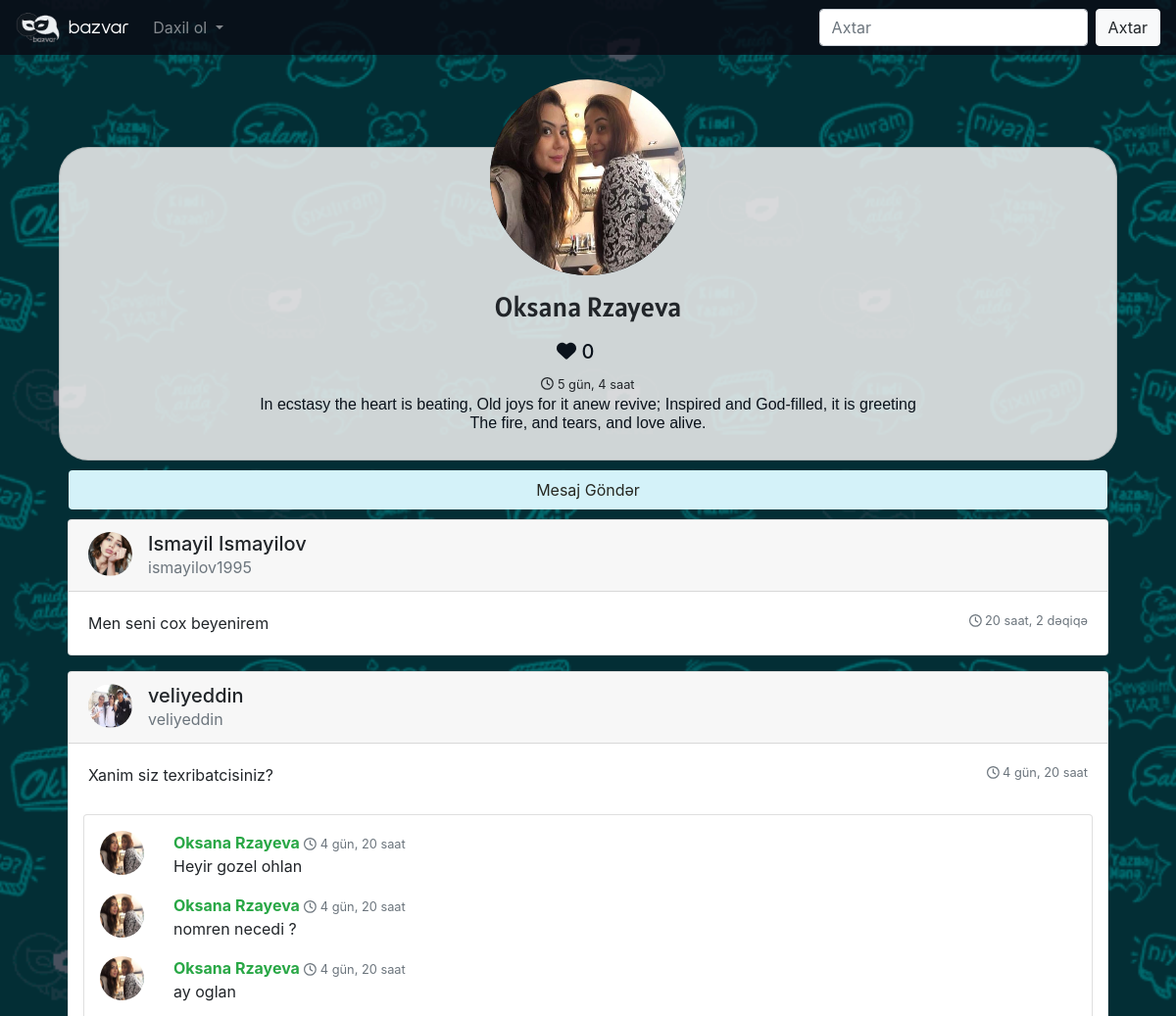
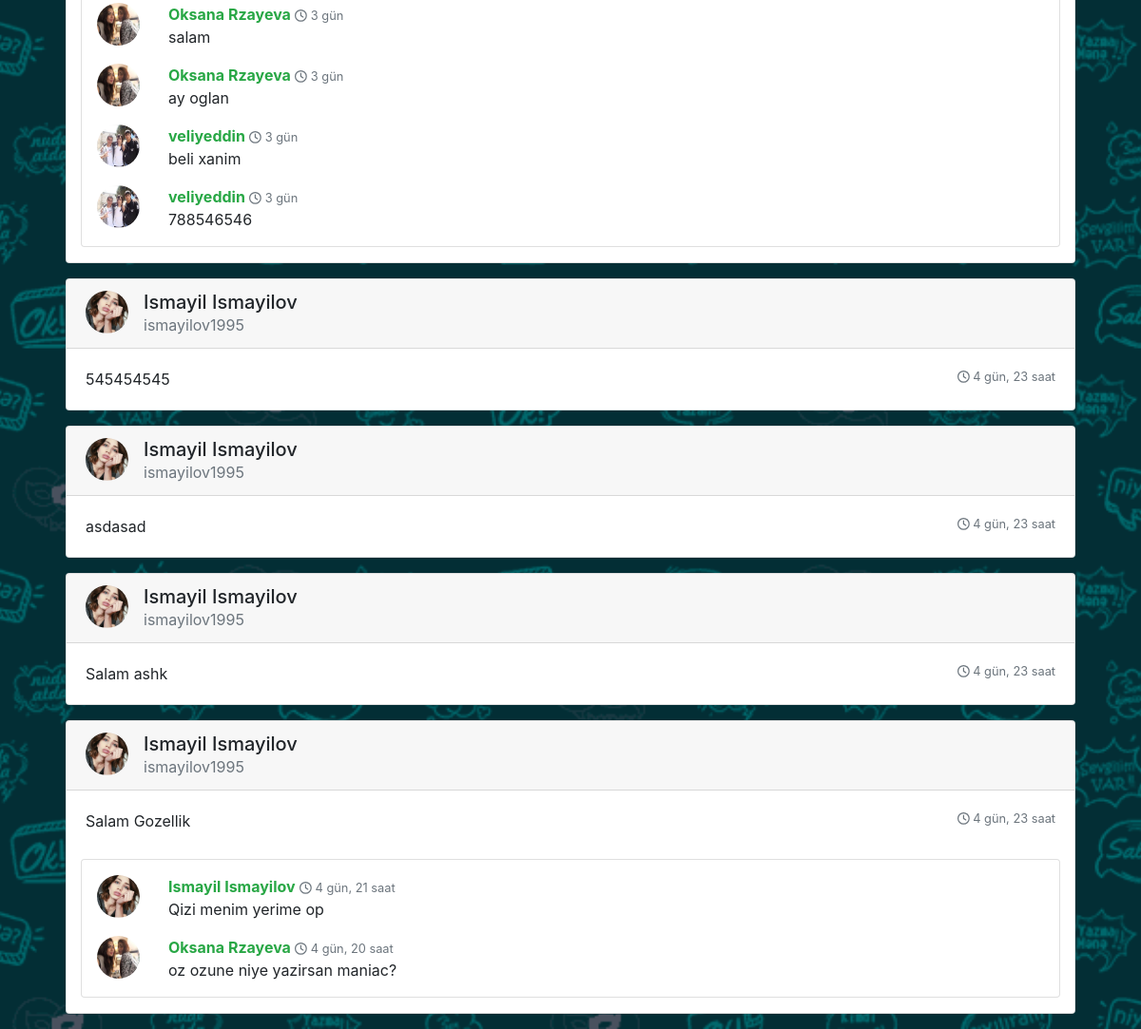
Page /medina/ on the committed database (2 pictures, top to bottom).
### user/models.py (models this page shows, shortened)
class UserProfile(models.Model):
    SEX_FIELD = ((None, "Cinsiyyet"), ("male", "Kisi"), ("female", "Qadin"))
    user = models.OneToOneField(User, blank=False, on_delete=models.CASCADE)
    bio = models.TextField(max_length=200, verbose_name="Haqqimda", blank=True)
    profile_photo = models.ImageField(blank=True, default="default/default-profile.png", upload_to=upload_to,
                                      verbose_name="Profil shekili")
    sex = models.CharField(choices=SEX_FIELD, blank=True, max_length=6, verbose_name="Cinsiyyet")
    def get_name_for_screen(self):
        user = self.user
        if user.get_full_name():
            return user.get_full_name()
        return user.username
    def get_userprofile_photo(self):
        if self.profile_photo:
            return self.profile_photo.url
        return '/media/default/default-profile.png'

### message/models.py (models this page shows, shortened)
class MessageNew(models.Model):
    receiver = models.ForeignKey(User, null=True, related_name="reciver_n", on_delete=models.CASCADE)
    sender = models.ForeignKey(User, null=True, related_name="sender_n", on_delete=models.CASCADE)
    content = models.TextField(max_length=500, verbose_name="Mesaj")
    message_date = models.DateTimeField(auto_now_add=True, null=True)
    is_secret = models.BooleanField(default=False)
    has_child = models.BooleanField(default=False)
    content_type = models.ForeignKey(ContentType, on_delete=models.CASCADE)
    object_id = models.PositiveIntegerField()
    content_object = GenericForeignKey('content_type', 'object_id')
    class Meta:
        verbose_name_plural = "Mesajlar New"
        ordering = ["-id"]
    def get_reply_messages(self):
        if self.has_child:
            content_type = ContentType.objects.get_for_model(self.__class__)
            all_reply_messages = MessageNew.objects.filter(content_type=content_type, object_id=self.pk).order_by("pk")
            return all_reply_messages
        return None

### user/views.py (the view)
# urls.py: path('<str:username>/', userprofile, name='userprofile'),
def userprofile(request, username):
    on_profile_user = get_object_or_404(User, username=username)
    if on_profile_user == get_object_or_404(User, pk=14):
        return HttpResponseRedirect(reverse("welcome"))
    if on_profile_user:
        content_type = ContentType.objects.get_for_model(on_profile_user.__class__)
        all_message = MessageNew.objects.filter(content_type=content_type, object_id=on_profile_user.pk)
        user_likes = MessageLike.objects.filter(message__sender=on_profile_user).count()
        context = {"on_profile_user": on_profile_user, "page": "messages", "message": all_message,
                   "user_like": user_likes}
        return render(request, 'main-templates/user/include/messages.html', context)
    return HttpResponseRedirect(reverse("welcome"))

### templates/main-templates/user/include/messages.html (shortened to what this page needs)
{% extends 'main-templates/user/user-profile-base.html' %}
{% block bottom_div %}
    {% for msg in message %}
        <div class="col-12 gedf-main">
            {% if not msg.is_secret %}
                {% include 'main-templates/user/include/single-message-view.html' %}
            {% elif request.user == msg.sender or request.user == msg.receiver %}
                {% include 'main-templates/user/include/single-message-view.html' %}
            {% endif %}
        </div>
    {% endfor %}
{% endblock %}

### templates/main-templates/user/include/user-profile.html
<div class="card wrap">
    <div class="card-body">
        <div class="row text-center justify-content-center">
            <div class="col-lg-8 col-sm-10">
                <img src="{{ on_profile_user.userprofile.get_userprofile_photo }}"
                     class="rounded-circle img-responsive blockico user-profile-img" alt="Profil Img">
                <h3 class="m-3" style="font-family: g-font,sans-serif">{{ on_profile_user.userprofile.get_name_for_screen }}</h3>
                <h5 class="my-color"><i class="fas fa-heart"></i> {{ user_like }} &emsp;</h5>
                <small><i class="far fa-clock"></i> {{ on_profile_user.date_joined|timesince }}</small><br>
                <h6 class="my-color" style="font-family: g-perma, sans-serif">{{ on_profile_user.userprofile.bio }}</h6>
            </div>
        </div>
    </div>
</div>

### templates/main-templates/user/include/single-message-view.html (shortened to what this page needs)
{% load like_system %}
<div class="card gedf-card mb-3" id="single-msg-div">
    <div class="card-header">
        <div class="row">
            <div class="d-flex col">
                <div class="mr-2">
                    <img class="rounded-circle" width="45" height="45"
                         src="{{ msg.sender.userprofile.get_userprofile_photo }}"
                         alt="">
                </div>
                <div class="ml-2">
                    <div class="h5 m-0">{{ msg.sender.userprofile.get_name_for_screen }}</div>
                    <div class="h7 text-muted">{{ msg.sender }}</div>
                </div>
            </div>
            <div class="hide-status-div col-auto">
            </div>
            <div class="col-auto">
            </div>
        </div>
    </div>
    <div class="card-body">
        <small class="text-muted float-right"><i class="far fa-clock"></i> {{ msg.message_date|timesince }}</small>
        <p class="card-text">
            {{ msg.content }}
        </p>
    </div>
    <div class="col-12" id="reply-messages-div">
        {% if msg.has_child %}
            {% include 'main-templates/user/include/single-reply-view.html' %}
        {% endif %}
    </div>
</div>

### templates/main-templates/user/include/single-reply-view.html
<div class="row justify-content-center">
    <ul class="col-12 media-list" id="single-ul-submessage">
        <li class="card mt-2 pt-3">
            {% for msg in msg.get_reply_messages %}
                <div class="pl-3">
                    <div class="row">
                        <div class="col-auto">
                            <a href="#" class="pull-left"> <img class="rounded-circle"
                                                                style="height: 45px; width: 45px;"
                                                                src="{{ msg.sender.userprofile.get_userprofile_photo }}"
                                                                alt="">
                            </a>
                        </div>
                        <div class="col">
           <span class="text-muted">
            <strong class="text-success">{{ msg.sender.userprofile.get_name_for_screen }}</strong>
            <small class="text-muted"><i class="far fa-clock"></i> {{ msg.message_date|timesince }}</small>
            </span>
                            <p>{{ msg.content }}</p>
                        </div>
                    </div>
                </div>
            {% endfor %}
        </li>
    </ul>
</div>

### static/general/base.css (style rules this page uses)
html { background: url("/media/default/main-bg.png") no-repeat center center fixed; -webkit-background-size: cover; -moz-background-size: cover; -o-background-size: cover; background-size: cover; }
body { background-color: transparent !important; }
@media (min-width: 992px) { .gedf-main { padding-left: 1.5rem; padding-right: 1.5rem; } }
@media (min-width: 992px) { .gedf-card { margin-bottom: 1.5rem; } }
.user-profile-img { height: 200px; width: 200px; }
.my-color { color: rgb(10, 18, 27); }
.wrap { border-radius: 30px; background-color: rgba(238, 238, 238, 0.87); }
.blockico { background: #0a121b; margin-top: -90px; }
a { color: #0a121b; }

### rows in the picture
MessageNew: sender.userprofile.get_userprofile_photo (picture), sender.userprofile.get_name_for_screen "Ismayil Ismayilov", sender "ismayilov1995", message_date "20 saat, 2 dəqiqə", content "Men seni cox beyenirem"
MessageNew: sender.userprofile.get_userprofile_photo (picture), sender.userprofile.get_name_for_screen "veliyeddin", sender "veliyeddin", message_date "4 gün, 20 saat", content "Xanim siz texribatcisiniz?"
MessageNew: sender.userprofile.get_userprofile_photo (picture), sender.userprofile.get_name_for_screen "Oksana Rzayeva", message_date "4 gün, 20 saat", content "Heyir gozel ohlan"
MessageNew: sender.userprofile.get_userprofile_photo (picture), sender.userprofile.get_name_for_screen "Oksana Rzayeva", message_date "4 gün, 20 saat", content "nomren necedi ?"
MessageNew: sender.userprofile.get_userprofile_photo (picture), sender.userprofile.get_name_for_screen "Oksana Rzayeva", message_date "4 gün, 20 saat", content "ay oglan"
MessageNew: sender.userprofile.get_userprofile_photo (picture), sender.userprofile.get_name_for_screen "Oksana Rzayeva", message_date "3 gün", content "salam"
MessageNew: sender.userprofile.get_userprofile_photo (picture), sender.userprofile.get_name_for_screen "Oksana Rzayeva", message_date "3 gün", content "ay oglan"
MessageNew: sender.userprofile.get_userprofile_photo (picture), sender.userprofile.get_name_for_screen "veliyeddin", message_date "3 gün", content "beli xanim"
MessageNew: sender.userprofile.get_userprofile_photo (picture), sender.userprofile.get_name_for_screen "veliyeddin", message_date "3 gün", content "788546546"
MessageNew: sender.userprofile.get_userprofile_photo (picture), sender.userprofile.get_name_for_screen "Ismayil Ismayilov", sender "ismayilov1995", message_date "4 gün, 23 saat", content "545454545"
MessageNew: sender.userprofile.get_userprofile_photo (picture), sender.userprofile.get_name_for_screen "Ismayil Ismayilov", sender "ismayilov1995", message_date "4 gün, 23 saat", content "asdasad"
MessageNew: sender.userprofile.get_userprofile_photo (picture), sender.userprofile.get_name_for_screen "Ismayil Ismayilov", sender "ismayilov1995", message_date "4 gün, 23 saat", content "Salam ashk"
MessageNew: sender.userprofile.get_userprofile_photo (picture), sender.userprofile.get_name_for_screen "Ismayil Ismayilov", sender "ismayilov1995", message_date "4 gün, 23 saat", content "Salam Gozellik"
MessageNew: sender.userprofile.get_userprofile_photo (picture), sender.userprofile.get_name_for_screen "Ismayil Ismayilov", message_date "4 gün, 21 saat", content "Qizi menim yerime op"
MessageNew: sender.userprofile.get_userprofile_photo (picture), sender.userprofile.get_name_for_screen "Oksana Rzayeva", message_date "4 gün, 20 saat", content "oz ozune niye yazirsan maniac?"

### other values in the picture
{{ on_profile_user.userprofile.get_name_for_screen }} "Oksana Rzayeva"
{{ user_like }} "0"
{{ on_profile_user.date_joined|timesince }} "5 gün, 4 saat"
{{ on_profile_user.userprofile.bio }} "In ecstasy the heart is beating, Old joys for it anew revive; Inspired and God-filled, it is greeting The fire, and tears, and love alive."
